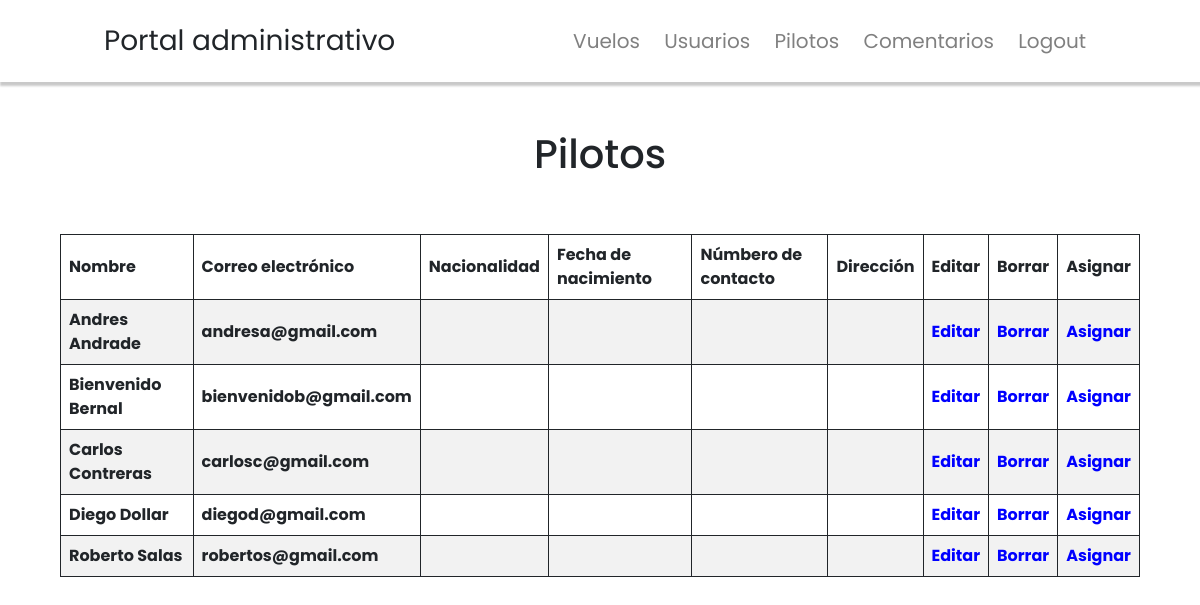
The app's page /admin/pilots with its own data.
### website/models.py (models this page shows)
class User(db.Model, UserMixin):
    id = db.Column(db.Integer, primary_key=True)
    name = db.Column(db.String(100))
    email = db.Column(db.String(100))
    password = db.Column(db.String(100))
    role = db.Column(db.String(100))
    dob = db.Column(db.String(100))
    nationality = db.Column(db.String(100))
    contact_no = db.Column(db.String(100))
    address = db.Column(db.String(100))

### website/admin.py (the view)
@admin.route('/pilots', methods=['GET'])
def pilots():
    pilots = User.query.filter_by(role='pilot').all()
    return render_template('/admin/pilots.html', pilots=pilots)

### website/templates/admin/pilots.html (shortened to what this page needs)
{% extends '/admin/base.html' %}
{% block body %}
<br><br>
<h1>Pilotos</h1>
<br><br>
<center>
    <div style="overflow-x:auto;">
        <table class="content-table">
            <thead>
                <tr>
                    <th>Nombre</th>
                    <th>Correo electrónico</th>
                    <th>Nacionalidad</th>
                    <th>Fecha de nacimiento</th>
                    <th>Númbero de contacto</th>
                    <th>Dirección</th>
                    <th>Editar</th>
                    <th>Borrar</th>
                    <th>Asignar</th>
                </tr>
                {% for pilot in pilots %}
                <tr>
                    <th>{{pilot.name}}</th>
                    <th>{{pilot.email}}</th>
                    <th>{{pilot.nationality}}</th>
                    <th>{{pilot.dob}}</th>
                    <th>{{pilot.contact_no}}</th>
                    <th>{{pilot.address}}</th>
                    <th><a href="/admin/user/edit/{{pilot.id}}">Editar</a></th>
                    <th><a href="/admin/user/delete/{{pilot.id}}">Borrar</a></th>
                    <th><a href="/admin/user/assign/{{pilot.id}}">Asignar</a></th>
                </tr>
                {% endfor %}
            </thead>
        </table>
    </div>
</center>
<br><br><br>
{% endblock %}

### website/static/nav.css (style rules this page uses)
* { padding: 0px; margin: 0px; box-sizing: border-box; }
body { font-family: 'Poppins', sans-serif; }

### website/templates/admin/base.html (style rules this page uses)
* { margin: 0px; }

### website/templates/admin/pilots.html (style rules this page uses)
body { font-family: 'Poppins', sans-serif; text-align: center; }
a { color: blue; text-decoration: none; }
th { padding: 10px; border: 1px solid; margin: 0px; }
table { border-collapse: collapse; border-spacing: 0; width: 90%; border: 1px solid #ddd; }
th, td { text-align: left; padding: 8px; }
tr:nth-child(even) { background-color: #f2f2f2 }

### records on screen
User: name "Andres Andrade", email "andresa@gmail.com"
User: name "Bienvenido Bernal", email "bienvenidob@gmail.com"
User: name "Carlos Contreras", email "carlosc@gmail.com"
User: name "Diego Dollar", email "diegod@gmail.com"
User: name "Roberto Salas", email "robertos@gmail.com"
